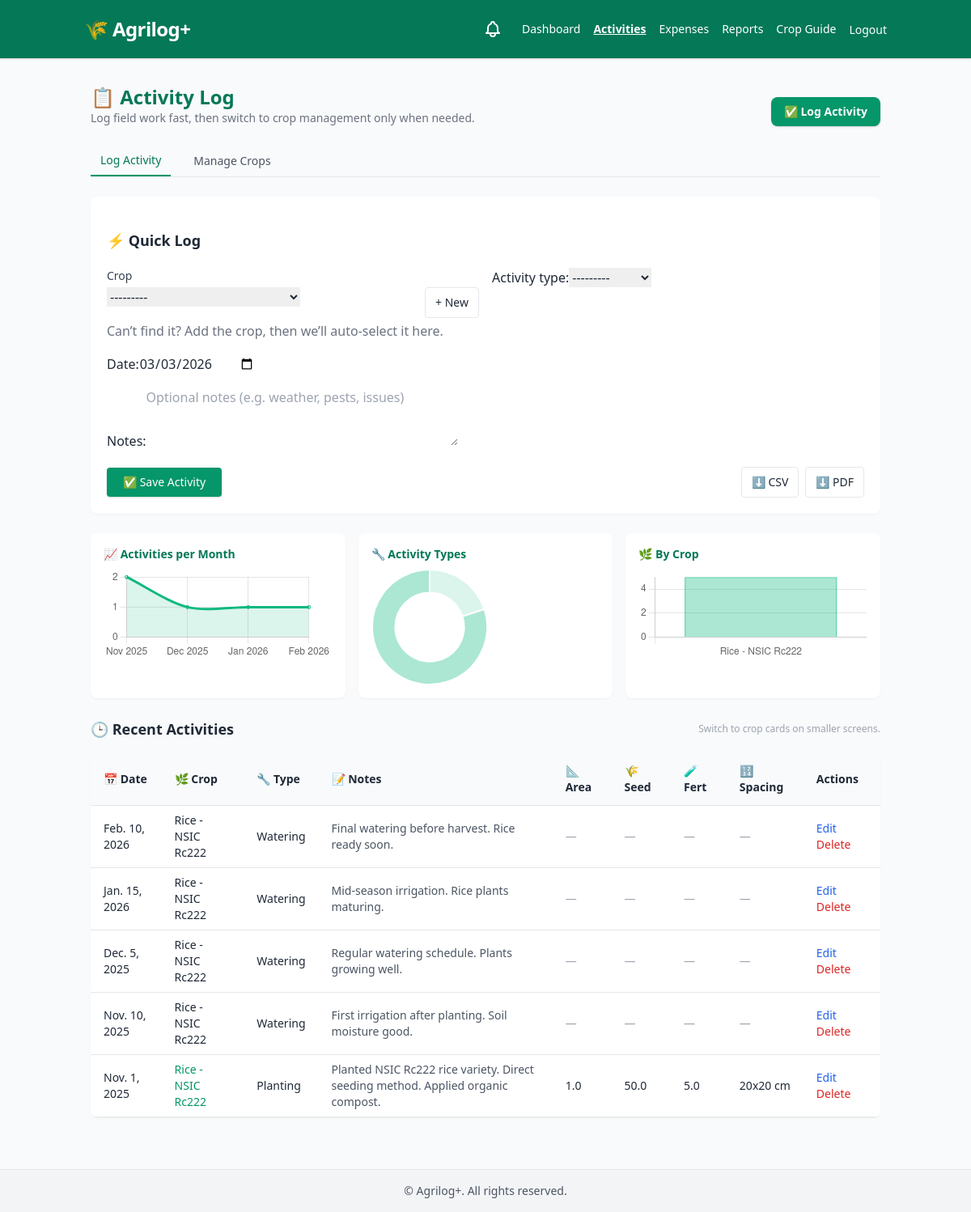
/activities/ (signed in), run on the app's committed database.
### myApp/models.py (models this page shows, shortened)
class Activity(models.Model):
    ACTIVITY_TYPES = [
        ('planting', 'Planting'),
        ('watering', 'Watering'),
        ('harvesting', 'Harvesting'),
    ]
    farmer = models.ForeignKey(User, on_delete=models.CASCADE)
    crop = models.ForeignKey(Crop, on_delete=models.CASCADE)
    activity_type = models.CharField(max_length=20, choices=ACTIVITY_TYPES)
    date = models.DateField(default=timezone.now)
    notes = models.TextField(blank=True)
    area_ha = models.FloatField(default=1.0)
    seed_qty_kg = models.FloatField(null=True, blank=True)
    fert_sacks = models.FloatField(null=True, blank=True)
    spacing = models.CharField(max_length=50, null=True, blank=True)

class Crop(models.Model):
    name = models.CharField(max_length=100)
    description = models.TextField(blank=True)
    ideal_seasons = models.CharField(max_length=100)
    days_to_harvest_min = models.PositiveIntegerField(default=100)
    days_to_harvest_max = models.PositiveIntegerField(default=130)
    seed_rate_min_kg = models.FloatField(default=0)
    seed_rate_max_kg = models.FloatField(default=0)
    fert_sacks_min = models.FloatField(default=0)
    fert_sacks_max = models.FloatField(default=0)
    yield_t_min = models.FloatField(default=0)
    yield_t_max = models.FloatField(default=0)
    def __str__(self):
        return self.name

### myApp/views.py (the view, shortened to what this page needs)
# urls.py: path('activities/', views.activity_log_view, name='activity_log'),
@login_required
def activity_log_view(request):
    user = request.user
    activities = Activity.objects.filter(farmer=user).order_by("-date")
    crops = Crop.objects.all()
    form = ActivityForm()
    return render(request, "myApp/activity_log.html", {
        "activities": activities,
        "crops": crops,
        "form": form,
    })

### myApp/forms.py
class ActivityForm(forms.ModelForm):
    class Meta:
        model = Activity
        fields = [
            'crop',
            'activity_type',
            'date',
            'notes',
            'area_ha',
            'seed_qty_kg',
            'fert_sacks',
            'spacing',
        ]
        widgets = {
            'date': forms.DateInput(attrs={'type': 'date'}),
            'notes': forms.Textarea(
                attrs={
                    'rows': 3,
                    'placeholder': 'Optional notes (e.g. weather, pests, issues)',
                }
            ),
            'area_ha': forms.NumberInput(attrs={'step': '0.01', 'min': '0'}),
            'seed_qty_kg': forms.NumberInput(attrs={'step': '0.01', 'min': '0'}),
            'fert_sacks': forms.NumberInput(attrs={'step': '0.01', 'min': '0'}),
            'spacing': forms.TextInput(attrs={'placeholder': 'e.g., 20x20 cm'}),
        }

### myApp/context_processors.py (called while the page is built, shortened)
def harvest_notifications(request):
    upcoming_harvests = []
    if request.user.is_authenticated and request.user.role == 'farmer':
        today = timezone.now().date()
        five_days_from_now = today + timedelta(days=5)
        forecasts = Forecast.objects.filter(
            farmer=request.user,
            harvest_start__gte=today,
            harvest_start__lte=five_days_from_now
        ).select_related('crop').order_by('harvest_start')
    return {
        'upcoming_harvests': upcoming_harvests,
        'has_upcoming_harvests': len(upcoming_harvests) > 0,
    }

### myApp/templates/myApp/activity_log.html (shortened to what this page needs)
{% extends "base.html" %} {% load static %} {% block content %}
<div class="max-w-5xl mx-auto py-8 px-4 sm:px-6 space-y-6">
    <header class="space-y-2">
        <div class="flex flex-col gap-2 sm:flex-row sm:items-end sm:justify-between">
            <div>
                <h1 class="text-2xl font-bold text-green-700">📋 Activity Log</h1>
                <p class="text-sm text-gray-500">Log field work fast, then switch to crop management only when needed.</p>
            </div>
            <a href="#quick-log" class="hidden sm:inline-flex items-center rounded-lg bg-green-600 px-4 py-2 text-sm font-semibold text-white shadow hover:bg-green-700">
        ✅ Log Activity
      </a>
        </div>
    </header>
    <div class="mb-4 border-b border-gray-200">
        <nav class="flex gap-4">
            <button id="tab-log" class="py-2 px-3 text-sm font-medium border-b-2 border-green-600 text-green-700">
        Log Activity
      </button>
            <button id="tab-crops" class="py-2 px-3 text-sm text-gray-600 hover:text-green-700">
        Manage Crops
      </button>
        </nav>
    </div>
    <section id="panel-log" class="space-y-6">
        <form method="post" id="quick-log" class="bg-white shadow-sm rounded-lg p-5 space-y-5">
            <h2 class="text-lg font-semibold text-gray-800 mb-4">⚡ Quick Log</h2>
            <div class="grid grid-cols-1 sm:grid-cols-2 gap-4">
                <div>
                    <label class="block text-sm font-medium text-gray-700 mb-1">Crop</label>
                    <div class="flex gap-2">
                        <div class="flex-1">
                            {{ form.crop }}
                        </div>
                        <button type="button" class="text-sm px-3 py-2 rounded border border-gray-200 hover:bg-gray-50" onclick="openQuickCrop()">
              + New
            </button>
                    </div>
                    <p class="text-[11px] text-gray-500 mt-1">Can’t find it? Add the crop, then we’ll auto-select it here.</p>
                </div>
                <div>
                    {{ form.activity_type.label_tag }}{{ form.activity_type }}
                </div>
                <div>
                    {{ form.date.label_tag }}{{ form.date }}
                </div>
                <div class="sm:col-span-2">
                    {{ form.notes.label_tag }}{{ form.notes }}
                </div>
            </div>
            <div class="flex flex-wrap items-center gap-2">
                <button type="submit" class="inline-flex items-center bg-green-600 hover:bg-green-700 text-white px-5 py-2 rounded text-sm font-medium shadow">
          ✅ Save Activity
        </button>
                <div class="hidden sm:flex sm:items-center sm:gap-2 ml-auto">
                    <a href="{% url 'export_activities_csv' %}" class="text-sm px-3 py-2 rounded border border-gray-200 hover:bg-gray-50">⬇ CSV</a>
                    <a href="{% url 'export_activities_pdf' %}" class="text-sm px-3 py-2 rounded border border-gray-200 hover:bg-gray-50">⬇ PDF</a>
                </div>
            </div>
        </form>
        <div class="grid sm:grid-cols-3 gap-4">
            <div class="bg-white shadow-sm rounded-lg p-4">
                <p class="text-sm font-semibold text-green-700 mb-2">📈 Activities per Month</p>
                <div class="h-36"><canvas id="chartMonthly"></canvas></div>
            </div>
            <div class="bg-white shadow-sm rounded-lg p-4">
                <p class="text-sm font-semibold text-green-700 mb-2">🔧 Activity Types</p>
                <div class="h-36"><canvas id="chartTypes"></canvas></div>
            </div>
            <div class="bg-white shadow-sm rounded-lg p-4">
                <p class="text-sm font-semibold text-green-700 mb-2">🌿 By Crop</p>
                <div class="h-36"><canvas id="chartCrops"></canvas></div>
            </div>
        </div>
        <div id="activity-history" class="space-y-4">
            <div class="flex items-center justify-between">
                <h2 class="text-lg font-semibold text-gray-800">🕒 Recent Activities</h2>
                <p class="text-xs text-gray-400 hidden md:block">Switch to crop cards on smaller screens.</p>
            </div>
            <div class="hidden md:block overflow-x-auto bg-white shadow-sm rounded-lg">
                <table class="min-w-full text-sm table-auto border-collapse">
                    <thead class="bg-gray-50 text-left">
                        <tr>
                            <th class="px-4 py-3 border-b">📅 Date</th>
                            <th class="px-4 py-3 border-b">🌿 Crop</th>
                            <th class="px-4 py-3 border-b">🔧 Type</th>
                            <th class="px-4 py-3 border-b">📝 Notes</th>
                            <th class="px-4 py-3 border-b">📐 Area</th>
                            <th class="px-4 py-3 border-b">🌾 Seed</th>
                            <th class="px-4 py-3 border-b">🧪 Fert</th>
                            <th class="px-4 py-3 border-b">🔢 Spacing</th>
                            <th class="px-4 py-3 border-b">Actions</th>
                        </tr>
                    </thead>
                    <tbody>
                        {% for activity in activities %}
                        <tr class="hover:bg-gray-50">
                            <td class="px-4 py-2 border-b">{{ activity.date }}</td>
                            <td class="px-4 py-2 border-b">
                                {% if activity.activity_type == 'planting' %}
                                <a href="{% url 'planting_detail' activity.pk %}" class="text-green-600 hover:underline">{{ activity.crop.name }}</a> {% else %} {{ activity.crop.name }} {% endif %}
                            </td>
                            <td class="px-4 py-2 border-b capitalize">{{ activity.activity_type }}</td>
                            <td class="px-4 py-2 border-b text-gray-600">{{ activity.notes|default:"—" }}</td>
                            {% if activity.activity_type == 'planting' %}
                            <td class="px-4 py-2 border-b">{{ activity.area_ha|default:"—" }}</td>
                            <td class="px-4 py-2 border-b">{{ activity.seed_qty_kg|default:"—" }}</td>
                            <td class="px-4 py-2 border-b">{{ activity.fert_sacks|default:"—" }}</td>
                            <td class="px-4 py-2 border-b">{{ activity.spacing|default:"—" }}</td>
                            {% else %}
                            <td class="px-4 py-2 border-b text-gray-400">—</td>
                            <td class="px-4 py-2 border-b text-gray-400">—</td>
                            <td class="px-4 py-2 border-b text-gray-400">—</td>
                            <td class="px-4 py-2 border-b text-gray-400">—</td>
                            {% endif %}
                            <td class="px-4 py-2 border-b">
                                <button onclick="openEditActivityModal({{ activity.id }})" class="text-blue-600 hover:underline text-sm mr-2">Edit</button>
                                <button onclick="openDeleteActivityModal({{ activity.id }})" class="text-red-600 hover:underline text-sm">Delete</button>
                            </td>
                        </tr>
                        {% empty %}
                        <tr>
                            <td colspan="9" class="text-center text-gray-400 py-6">No activity yet. Log one above.</td>
                        </tr>
                        {% endfor %}
                    </tbody>
                </table>
            </div>
        </div>
    </section>
</div>
{% endblock %}

### myApp/templates/base.html (shortened to what this page needs)
<!DOCTYPE html>
<html lang="en">
  <head>
    <link href="https://cdn.jsdelivr.net/npm/tailwindcss@2.2.19/dist/tailwind.min.css" rel="stylesheet">
  </head>
  <body class="bg-gray-50 text-gray-800 min-h-screen flex flex-col">
    {% include 'includes/header.html' %}
    <main class="flex-grow">
      {% block content %}{% endblock %}
    </main>
    {% include 'includes/footer.html' %}
  </body>
</html>

### myApp/templates/includes/header.html (shortened to what this page needs)
<header class="bg-green-700 text-white shadow relative">
    <div class="container mx-auto px-4 py-4">
        <div class="flex justify-between items-center">
            <h1 class="text-xl sm:text-2xl font-bold tracking-tight">🌾 Agrilog+</h1>
            <div class="hidden md:flex items-center gap-4 relative z-10">
                <div class="relative">
                    <button
                        id="notification-bell"
                        onclick="toggleNotificationDropdown(event)"
                        class="relative p-2 rounded-full hover:bg-green-600 focus:outline-none focus:ring-2 focus:ring-white transition-colors"
                        aria-label="Harvest notifications"
                        type="button">
                    </button>
                </div>
                <nav class="flex items-center space-x-4 text-sm font-medium" role="navigation" aria-label="Main navigation">
                    {% if request.user.is_authenticated and request.user.role == 'admin' %}
                        <a href="{% url 'admin_dashboard' %}" class="text-white hover:text-green-100 hover:underline cursor-pointer transition-colors whitespace-nowrap {% if request.path == '/admin/dashboard/' %}underline font-bold{% endif %}" style="pointer-events: auto;">
                            Admin Dashboard
                        </a>
                        <a href="{% url 'admin_create_user' %}" class="text-white hover:text-green-100 hover:underline cursor-pointer transition-colors whitespace-nowrap {% if request.path == '/admin/create-user/' %}underline font-bold{% endif %}" style="pointer-events: auto;">
                            Create User
                        </a>
                    {% else %}
                        <a href="{% url 'farmer_dashboard' %}" class="text-white hover:text-green-100 hover:underline cursor-pointer transition-colors whitespace-nowrap {% if request.path == '/dashboard/' %}underline font-bold{% endif %}" style="pointer-events: auto;">
                            Dashboard
                        </a>
                        <a href="{% url 'activity_log' %}" class="text-white hover:text-green-100 hover:underline cursor-pointer transition-colors whitespace-nowrap {% if request.path == '/activities/' %}underline font-bold{% endif %}" style="pointer-events: auto;">
                            Activities
                        </a>
                        <a href="{% url 'expense_log' %}" class="text-white hover:text-green-100 hover:underline cursor-pointer transition-colors whitespace-nowrap {% if request.path == '/expenses/' %}underline font-bold{% endif %}" style="pointer-events: auto;">
                            Expenses
                        </a>
                        <a href="{% url 'reports' %}" class="text-white hover:text-green-100 hover:underline cursor-pointer transition-colors whitespace-nowrap {% if request.path == '/reports/' %}underline font-bold{% endif %}" style="pointer-events: auto;">
                            Reports
                        </a>
                        <a href="{% url 'crop_reference_guide' %}" class="text-white hover:text-green-100 hover:underline cursor-pointer transition-colors whitespace-nowrap {% if request.path == '/crop-reference/' %}underline font-bold{% endif %}" style="pointer-events: auto;">
                            Crop Guide
                        </a>
                    {% endif %}
                </nav>
                <form method="POST" action="{% url 'logout' %}" class="inline" data-confirm="logout">
                    <button type="submit" class="hover:underline bg-transparent text-white focus:outline-none text-sm font-medium">
                        Logout
                    </button>
                </form>
            </div>
        </div>
    </div>
</header>

### myApp/templates/includes/footer.html
<footer class="bg-gray-100 border-t py-4 mt-8">
    <div class="container mx-auto text-center text-sm text-gray-600">
        &copy; {{ now|date:"Y" }} Agrilog+. All rights reserved.
    </div>
</footer>

### data on the page
Activity: date "Feb. 10, 2026", crop.name "Rice - NSIC Rc222", activity_type "Watering", notes "Final watering before harvest. Rice ready soon."
Activity: date "Jan. 15, 2026", crop.name "Rice - NSIC Rc222", activity_type "Watering", notes "Mid-season irrigation. Rice plants maturing."
Activity: date "Dec. 5, 2025", crop.name "Rice - NSIC Rc222", activity_type "Watering", notes "Regular watering schedule. Plants growing well."
Activity: date "Nov. 10, 2025", crop.name "Rice - NSIC Rc222", activity_type "Watering", notes "First irrigation after planting. Soil moisture good."
Activity: date "Nov. 1, 2025", crop.name "Rice - NSIC Rc222", activity_type "Planting", notes "Planted NSIC Rc222 rice variety. Direct seeding method. Applied organic compost.", area_ha "1.0", seed_qty_kg "50.0", fert_sacks "5.0", spacing "20x20 cm"
